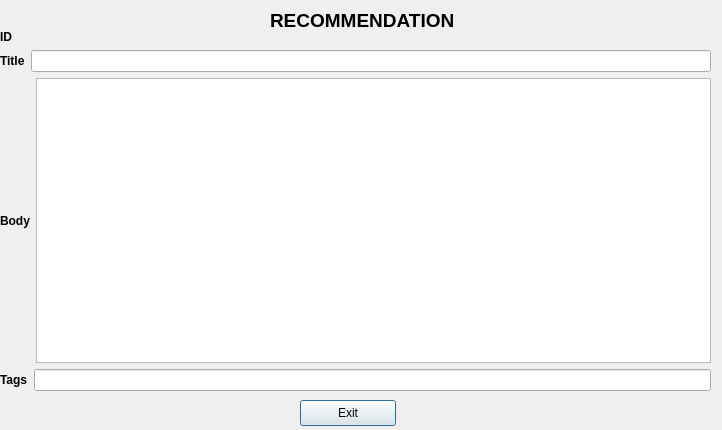
<?xml version="1.0" encoding="UTF-8"?>
<ui version="4.0">
 <class>Dialog</class>
 <widget class="QDialog" name="Dialog">
  <property name="geometry">
   <rect>
    <x>0</x>
    <y>0</y>
    <width>722</width>
    <height>430</height>
   </rect>
  </property>
  <property name="windowTitle">
   <string>RECOMMENDATIONS</string>
  </property>
  <property name="windowIcon">
   <iconset>
    <normaloff>GKbCl.png</normaloff>GKbCl.png</iconset>
  </property>
  <widget class="QLabel" name="label_2">
   <property name="geometry">
    <rect>
     <x>270</x>
     <y>10</y>
     <width>201</width>
     <height>20</height>
    </rect>
   </property>
   <property name="font">
    <font>
     <pointsize>14</pointsize>
     <weight>75</weight>
     <bold>true</bold>
    </font>
   </property>
   <property name="text">
    <string>RECOMMENDATION</string>
   </property>
  </widget>
  <widget class="QWidget" name="layoutWidget">
   <property name="geometry">
    <rect>
     <x>0</x>
     <y>30</y>
     <width>711</width>
     <height>361</height>
    </rect>
   </property>
   <layout class="QVBoxLayout" name="verticalLayout_2">
    <item>
     <widget class="QLabel" name="label">
      <property name="font">
       <font>
        <weight>75</weight>
        <bold>true</bold>
       </font>
      </property>
      <property name="text">
       <string>ID</string>
      </property>
     </widget>
    </item>
    <item>
     <layout class="QVBoxLayout" name="verticalLayout">
      <item>
       <layout class="QHBoxLayout" name="horizontalLayout">
        <item>
         <widget class="QLabel" name="label_5">
          <property name="font">
           <font>
            <weight>75</weight>
            <bold>true</bold>
           </font>
          </property>
          <property name="text">
           <string>Title</string>
          </property>
         </widget>
        </item>
        <item>
         <widget class="QLineEdit" name="lineEdit">
          <property name="readOnly">
           <bool>true</bool>
          </property>
         </widget>
        </item>
       </layout>
      </item>
      <item>
       <layout class="QHBoxLayout" name="horizontalLayout_2">
        <item>
         <widget class="QLabel" name="label_3">
          <property name="font">
           <font>
            <weight>75</weight>
            <bold>true</bold>
           </font>
          </property>
          <property name="text">
           <string>Body</string>
          </property>
         </widget>
        </item>
        <item>
         <widget class="QPlainTextEdit" name="plainTextEdit">
          <property name="readOnly">
           <bool>true</bool>
          </property>
         </widget>
        </item>
       </layout>
      </item>
      <item>
       <layout class="QHBoxLayout" name="horizontalLayout_3">
        <item>
         <widget class="QLabel" name="label_4">
          <property name="font">
           <font>
            <weight>75</weight>
            <bold>true</bold>
           </font>
          </property>
          <property name="text">
           <string>Tags</string>
          </property>
         </widget>
        </item>
        <item>
         <widget class="QLineEdit" name="lineEdit_2">
          <property name="readOnly">
           <bool>true</bool>
          </property>
         </widget>
        </item>
       </layout>
      </item>
     </layout>
    </item>
   </layout>
  </widget>
  <widget class="QPushButton" name="pushButton">
   <property name="geometry">
    <rect>
     <x>300</x>
     <y>400</y>
     <width>96</width>
     <height>26</height>
    </rect>
   </property>
   <property name="text">
    <string>Exit</string>
   </property>
  </widget>
 </widget>
 <resources/>
 <connections>
  <connection>
   <sender>pushButton</sender>
   <signal>clicked()</signal>
   <receiver>Dialog</receiver>
   <slot>close()</slot>
   <hints>
    <hint type="sourcelabel">
     <x>324</x>
     <y>418</y>
    </hint>
    <hint type="destinationlabel">
     <x>199</x>
     <y>471</y>
    </hint>
   </hints>
  </connection>
 </connections>
</ui>
